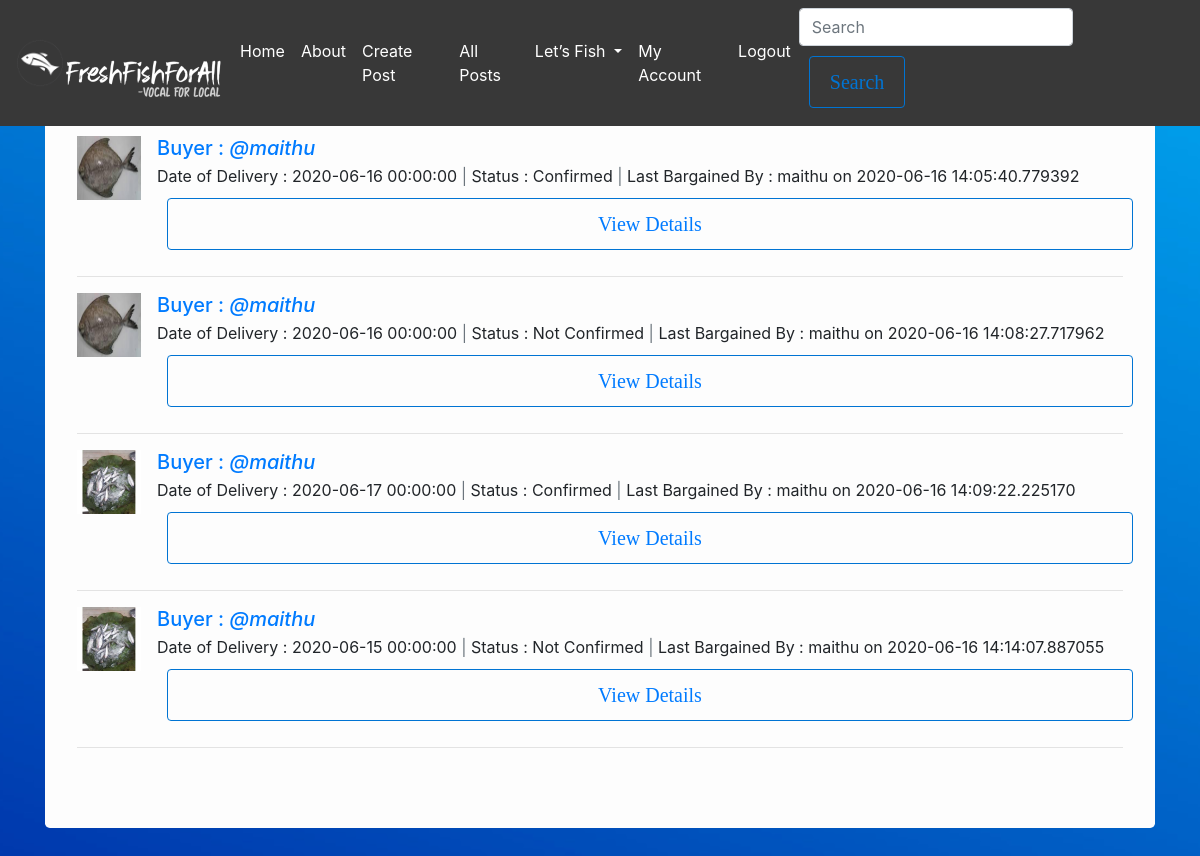
Page /all_orders (signed in) on the committed database.
### flaskblog/models.py (models this page shows, shortened)
class Order(db.Model):
    id               = db.Column(db.Integer, primary_key = True)
    date_placed      = db.Column(db.DateTime, index=True, nullable=False, default=datetime.utcnow)
    date_of_delivery = db.Column(db.DateTime, index=True, nullable=False, default=datetime.utcnow)
    bargained_price  = db.Column(db.Integer)
    quantity         = db.Column(db.Integer)
    unit             = db.Column(db.String(20), nullable=False) # kg,gm,v
    is_valid         = db.Column(db.Boolean, nullable=False, default=False)
    seller_id        = db.Column(db.Integer, db.ForeignKey('user.id'), nullable=False)
    buyer_id         = db.Column(db.Integer, db.ForeignKey('user.id'), nullable=False)
    seller           = db.relationship("User", foreign_keys=[seller_id])
    buyer            = db.relationship("User", foreign_keys=[buyer_id])
    last_modified_by = db.Column(db.String(20))
    last_modified_on = db.Column(db.DateTime, index=True, default=datetime.utcnow)

class Fish(db.Model):
    id          = db.Column(db.Integer, primary_key = True)
    name        = db.Column(db.String(20), nullable=False)
    upload_date = db.Column(db.DateTime, index=True, nullable=False, default=datetime.utcnow)
    image_file  = db.Column(db.String(20), nullable=False)
    price       = db.Column(db.Integer, nullable=False)
    unit        = db.Column(db.String(20), nullable=False) # kg,g
    size        = db.Column(db.String(20), nullable=False) #Small, Medium, Large
    pc_vatta    = db.Column(db.Integer)
    price_vatta = db.Column(db.Integer)
    isAvailable = db.Column(db.Boolean, nullable=False, default=False)
    orders      = db.relationship('Order', secondary=ords, backref=db.backref('fishes'), lazy='dynamic')
    seller_id   = db.Column(db.Integer, db.ForeignKey('user.id'), nullable=False)

class User(db.Model, UserMixin):
    id            = db.Column(db.Integer, primary_key = True)
    username      = db.Column(db.String(20), unique=True, nullable=False)
    fullname      = db.Column(db.String(60))
    email         = db.Column(db.String(20), unique=True)
    address       = db.Column(db.String(120))
    image_file    = db.Column(db.String(20), nullable=False, default='default.jpg')
    password      = db.Column(db.String(60), nullable=False)
    points        = db.Column(db.Integer)
    posts         = db.relationship('Post', backref='post_author', lazy=True)
    fishes        = db.relationship('Fish', backref='fish_seller', lazy='dynamic')
    mycarousel    = db.relationship('Mycarousel', backref='author', lazy='dynamic')
    followed = db.relationship(
        'User', secondary=followers,
        primaryjoin=(followers.c.follower_id == id),
        secondaryjoin=(followers.c.followed_id == id),
        backref=db.backref('followers', lazy='dynamic'), lazy='dynamic')

### flaskblog/fish/routes.py (the view)
@fishes.route("/all_orders", methods=['GET'])
@login_required
def all_orders():
    orders = Order.query.filter_by(seller_id=current_user.id).all()
    return render_template('all_orders.html',orders=orders, user='seller')

### flaskblog/models.py (called while the page is built)
@login_manager.user_loader
def load_user(user_id):
    return User.query.get(int(user_id))

### flaskblog/templates/all_orders.html
{% extends "layout.html" %}
{% block content %}
<div class="container">
    <div class="jumbotron bg">
        <ul class="list-unstyled">
            {% for order in orders %}
            <li class="media">
                    <img src="{{ url_for('static', filename='fish_pics/'+order.fishes[0].image_file)}}" class="mr-3" style="width: 64px; height: 64px;" alt="...">
                    <div class="media-body" >
                    {% if user == 'seller' %}
                        <h5 class="mt-0 mb-1"><a href="{{ url_for('users.user_popup', username=order.buyer.username)}}">Buyer : <i>@{{ order.buyer.username }}</i></a></h5>
                    {% elif user== 'buyer' %}
                        <h5 class="mt-0 mb-1"><a href="{{ url_for('users.user_popup', username=order.seller.username)}}">Seller : <i>@{{ order.seller.username }}</i></a></h5>
                    {% endif %}
                      Date of Delivery : {{ order.date_of_delivery }}
                      <span class="text-muted">|</span>
                      Status : {% if order.is_valid %} Confirmed {% else %} Not Confirmed {% endif %}
                      <span class="text-muted">|</span>
                      Last Bargained By : {{order.last_modified_by}} on {{order.last_modified_on}} <br>
                      <a href="{{url_for('fishes.order', order=order.id)}}" class="btn btn-outline-primary btn-block">View Details</a>
                    </div>
            </li>
            <hr>
            {% endfor %}
        </ul>
    </div>
</div>
{% endblock content %}

### flaskblog/static/main.css (style rules this page uses)
* { margin:0; padding:0; box-sizing: border-box; clear:left; }
body { min-height: 100vh; clear:left; }
.bg { background-color: rgb(253, 253, 253) ; }
.btn { border : 1px solid#0074d3; background: none; padding: 10px 20px; font-size: 20px; font-family: "montserrat"; cursor: pointer; margin: 10px; transition: 0.5s; position: relative; overflow:hidden; }
.btn::before { content:""; position: absolute; left: 0; width: 100%; height: 0%; background: #0074d3; z-index: -1; transition: 0.5s; }

### rows in the picture
Order: image_file (picture), buyer.username "maithu", date_of_delivery "2020-06-16 00:00:00", is_valid "Confirmed", last_modified_by "maithu", last_modified_on "2020-06-16 14:05:40.779392"
Order: image_file (picture), buyer.username "maithu", date_of_delivery "2020-06-16 00:00:00", is_valid "Not Confirmed", last_modified_by "maithu", last_modified_on "2020-06-16 14:08:27.717962"
Order: image_file (picture), buyer.username "maithu", date_of_delivery "2020-06-17 00:00:00", is_valid "Confirmed", last_modified_by "maithu", last_modified_on "2020-06-16 14:09:22.225170"
Order: image_file (picture), buyer.username "maithu", date_of_delivery "2020-06-15 00:00:00", is_valid "Not Confirmed", last_modified_by "maithu", last_modified_on "2020-06-16 14:14:07.887055"
